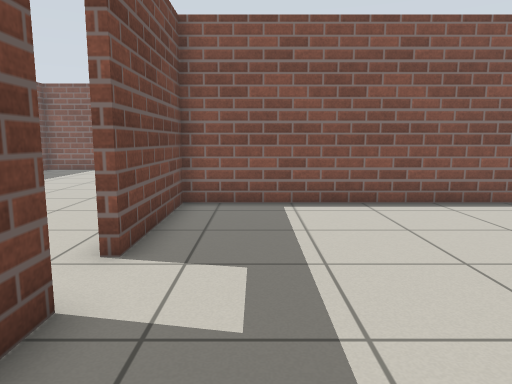
view 1 (above)

16 first-person views from a walk through a Gazebo world. The camera is 0.87 m above the floor, tilts 8° down and sees 70° across. Floor lines are 1 m apart. The floor is counted in squares, 0.5 m on a side. Each view is taken from the middle of a square. On the plan, view 1 faces up. The plan holds only what a view shows up to about 17 squares ahead; the rest is blank. The robots in the file are not drawn. Simple patterns stand in for the simulator's built-in surfaces.

view 2
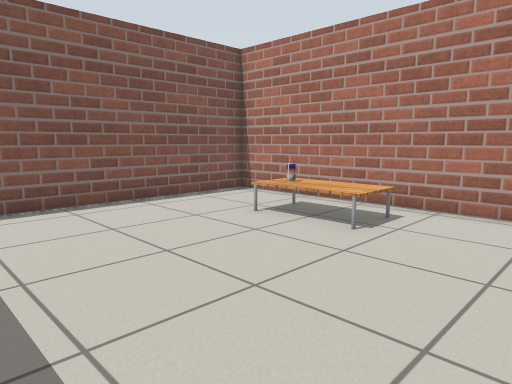

view 3
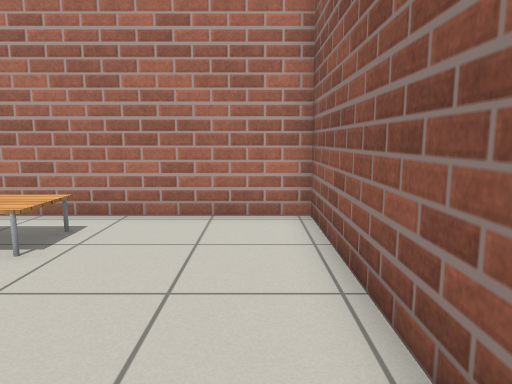

view 4
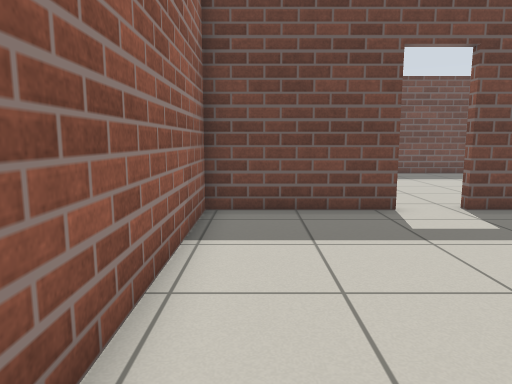

view 5
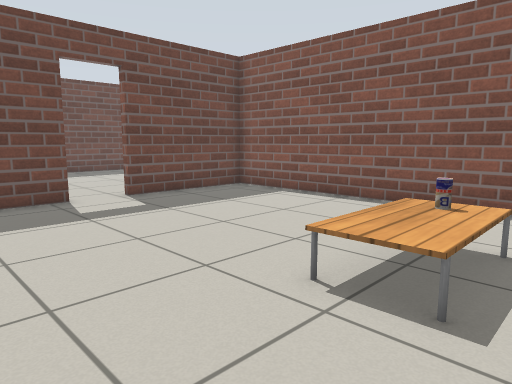

view 6
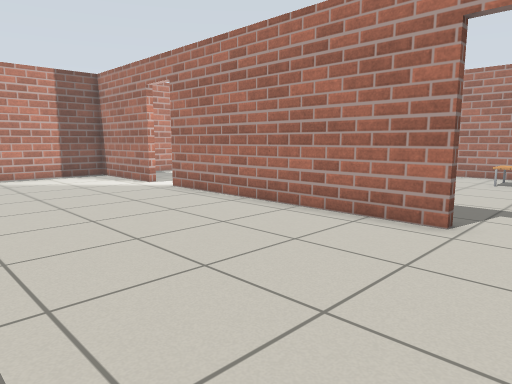

view 7
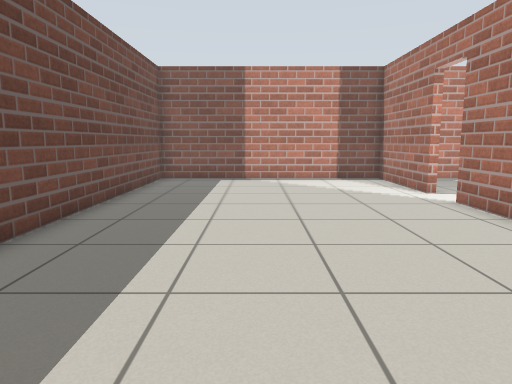

view 8
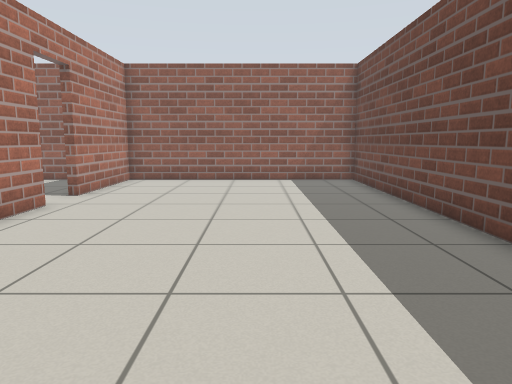

view 9
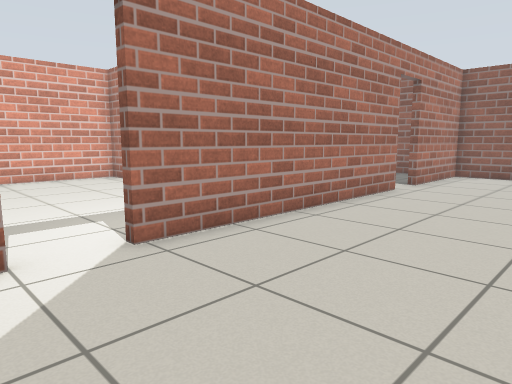

view 10
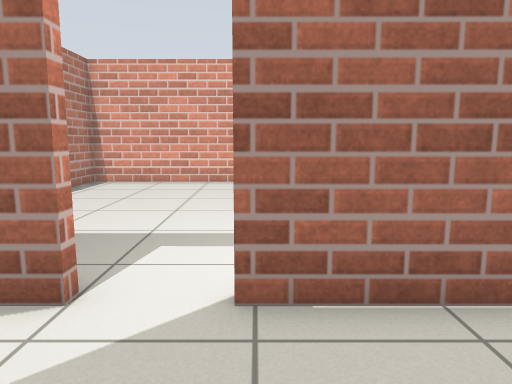

view 11
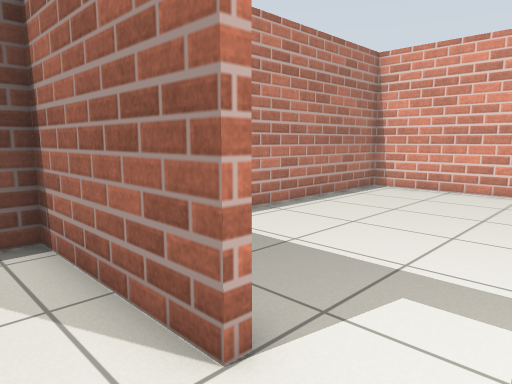

view 12
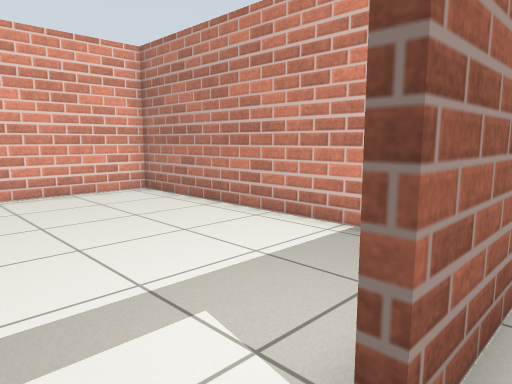

view 13
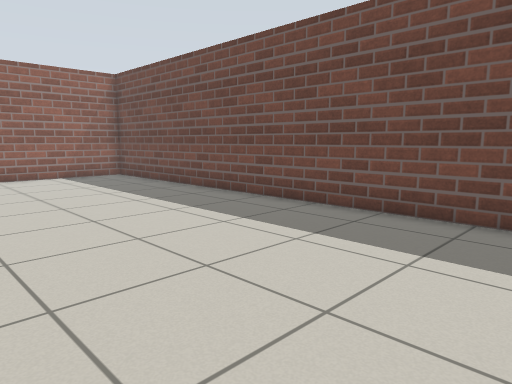

view 14
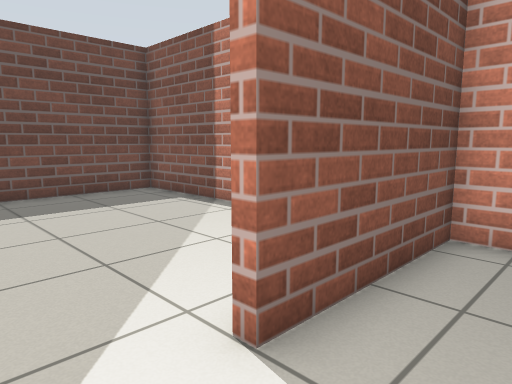

view 15
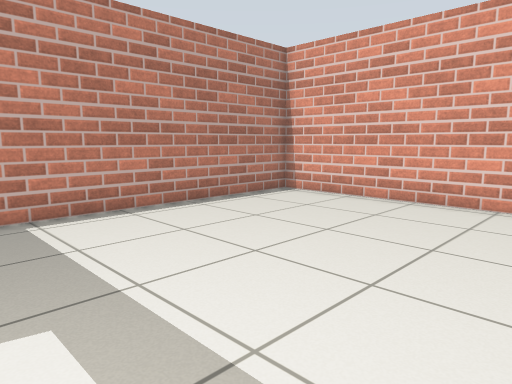

view 16
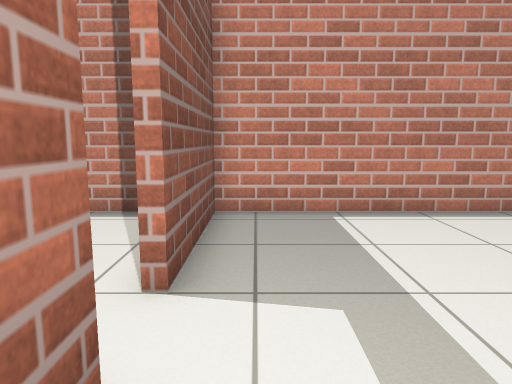

### Floor plan
Points are (right, up) in squares from view 1. A wall is a line through its corners. A room is listed if a view was taken in it or the views show most of it. See-through windows are left out.
Room 1 (views 1, 2, 3, 4, 5)
walls: (-2, 3.5) (-2.1, -1.3) (9.4, -1.3) (9.4, 10.1) (-2, 10.1) (-2, 5.3)
ways out: open door at (-2, 4.5) to room 2
objects: table (7, 4) to (8, 6); drink can (7, 6)
Room 2 (views 6, 7, 8, 9, 10, 11, 12, 13)
walls: (-2.4, 5.3) (-2.3, 15.2); (-2.3, 17) (-2.3, 21.8) (-12.4, 21.8) (-12.4, -1.3) (-2.4, -1.3) (-2.4, 3.5)
ways out: open door at (-2, 4.5) to room 1; open door at (-2, 16.5) to room 3
Room 3 (views 14, 15, 16)
walls: (-2, 15.2) (-2, 14.3); (0.5, 10.4) (9.4, 10.4) (9.4, 21.8) (-2, 21.8) (-2, 17)
ways out: open door at (-2, 16.5) to room 2

Positions as (right, up) in squares from view 1, and headings:
1: (0, 0), facing up
2: (0, 0), facing up-right
3: (1, 0), facing right
4: (7, 0), facing left
5: (9, 0), facing up-left
6: (-10, 3), facing up-right
7: (-8, 5), facing up
8: (-8, 15), facing down
9: (-8, 18), facing down-right
10: (-6, 15), facing right
11: (-4, 15), facing up-right
12: (-3, 17), facing down-right
13: (-4, 17), facing down-left
14: (0, 15), facing up-left
15: (-1, 13), facing up-right
16: (-1, 13), facing up
